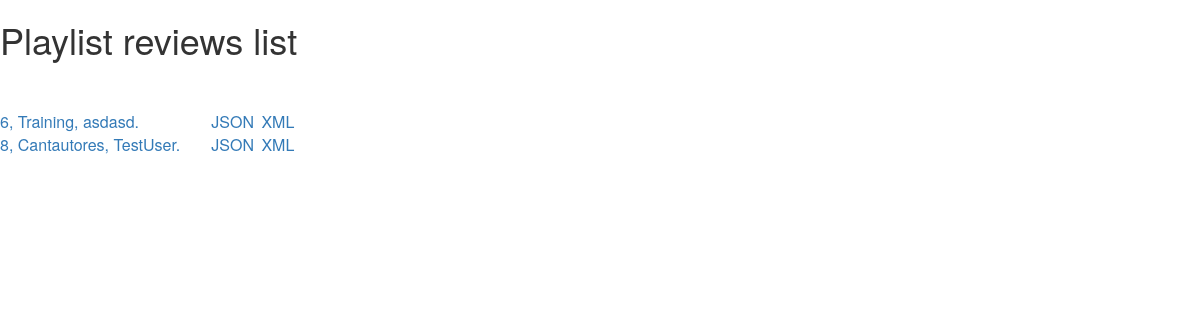
The page /playlistreviews/ on the database as committed earlier.
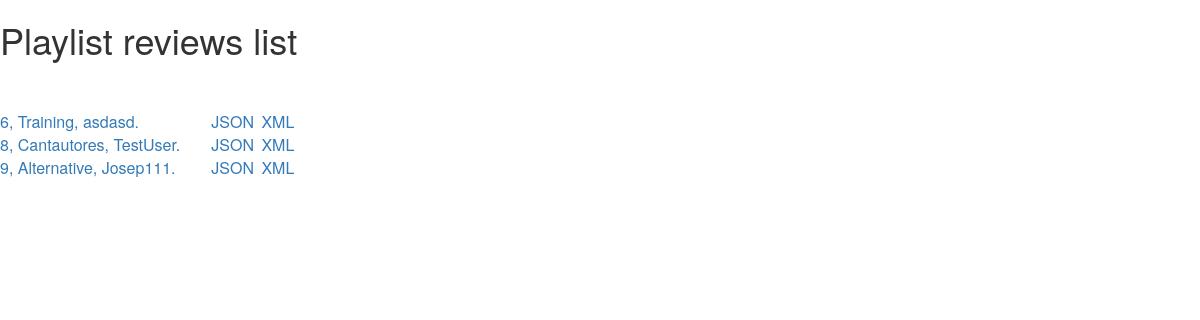
The same page on the database as committed later.
### iMusicMatch/models.py (models this page shows, shortened)
class PlaylistReview(models.Model):
    playlistID = models.ForeignKey(Playlist)
    user = models.ForeignKey(Django_User)
    date = models.DateField()
    review = models.CharField(max_length = 1000)
    def __unicode__(self):
        return "{0}, {1}, {2}".format(self.id, self.playlistID.name, self.user.username)

class Playlist(models.Model):
    scID = models.IntegerField()
    name = models.CharField(max_length=100)
    members = models.ManyToManyField(User)
    trackList = models.ManyToManyField(Track)

### iMusicMatch/views.py (the view)
# urls.py: url(r'^playlistreviews/$',  views.ListingHTMLPlaylistReviews,    name='playlistreview_list'),
def ListingHTMLPlaylistReviews(request):
    entitys = PlaylistReview.objects.all()
    return ListEntity(request, "playlistreviews", "Playlist reviews", entitys)

### iMusicMatch/views.py (called while the page is built)
def ListEntity(request, basename, entityType, entitys):
    return render(request, 'iMusicMatch/ListingEntity.html', {'basename':basename,'entitys': entitys, 'entityType': entityType})

### templates/iMusicMatch/ListingEntity.html (shortened to what this page needs)
<link rel="stylesheet" href="//maxcdn.bootstrapcdn.com/bootstrap/3.2.0/css/bootstrap.min.css">
<link rel="stylesheet" href="//maxcdn.bootstrapcdn.com/bootstrap/3.2.0/css/bootstrap-theme.min.css">
 <html>
        <head>
        </head>
        <body>
             <div>
                <h1><p>{{ entityType }} list</p></h1>
                 <br> </br>
            </div>
        <table style="width:25%">
        {% for entity in entitys %}
            <tr>
                <td><a href={{ entity.id }}>{{ entity }}.</a></td>
                <td><a href="/{{ basename }}.json/{{ entity.id }}">JSON</a></td>
                <td><a href="/{{ basename }}.xml/{{ entity.id }}">XML</a></td>
            </tr>
        {% endfor %}
        </table>
        </body>
    </html>

Rows that differ between the two databases and show on the page:
added PlaylistReview: id+playlistID+user "9, Alternative, Josep111"
